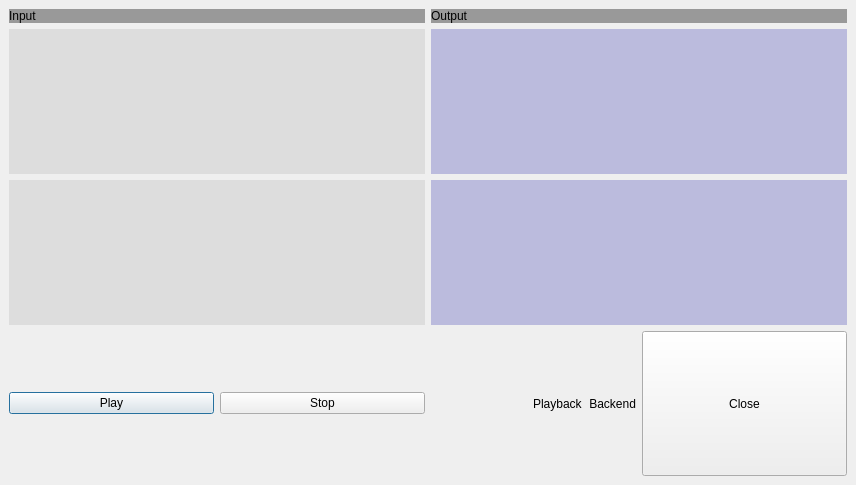
<ui version="4.0" >
 <class>Dialog</class>
 <widget class="QDialog" name="Dialog" >
  <property name="geometry" >
   <rect>
    <x>0</x>
    <y>0</y>
    <width>856</width>
    <height>485</height>
   </rect>
  </property>
  <property name="windowTitle" >
   <string>Pitch Discretization</string>
  </property>
  <property name="autoFillBackground" >
   <bool>true</bool>
  </property>
  <layout class="QVBoxLayout" >
   <property name="margin" >
    <number>9</number>
   </property>
   <property name="spacing" >
    <number>6</number>
   </property>
   <item>
    <layout class="QHBoxLayout" >
     <property name="margin" >
      <number>0</number>
     </property>
     <property name="spacing" >
      <number>6</number>
     </property>
     <item>
      <widget class="QLabel" name="label" >
       <property name="sizePolicy" >
        <sizepolicy>
         <hsizetype>5</hsizetype>
         <vsizetype>0</vsizetype>
         <horstretch>0</horstretch>
         <verstretch>0</verstretch>
        </sizepolicy>
       </property>
       <property name="autoFillBackground" >
        <bool>true</bool>
       </property>
       <property name="styleSheet" >
        <string>background-color:#999</string>
       </property>
       <property name="text" >
        <string>Input</string>
       </property>
      </widget>
     </item>
     <item>
      <widget class="QLabel" name="label_3" >
       <property name="sizePolicy" >
        <sizepolicy>
         <hsizetype>5</hsizetype>
         <vsizetype>0</vsizetype>
         <horstretch>0</horstretch>
         <verstretch>0</verstretch>
        </sizepolicy>
       </property>
       <property name="autoFillBackground" >
        <bool>true</bool>
       </property>
       <property name="styleSheet" >
        <string>background-color:#999
</string>
       </property>
       <property name="text" >
        <string>Output</string>
       </property>
      </widget>
     </item>
    </layout>
   </item>
   <item>
    <layout class="QHBoxLayout" >
     <property name="margin" >
      <number>0</number>
     </property>
     <property name="spacing" >
      <number>6</number>
     </property>
     <item>
      <widget class="Oscilloscope" name="OutPort__Input__AudioOut" >
       <property name="autoFillBackground" >
        <bool>true</bool>
       </property>
       <property name="styleSheet" >
        <string>background-color:#ddd</string>
       </property>
      </widget>
     </item>
     <item>
      <widget class="Oscilloscope" name="OutPort__SMSSynthesis_0__OutputAudio" >
       <property name="autoFillBackground" >
        <bool>true</bool>
       </property>
       <property name="styleSheet" >
        <string>background-color:#bbd</string>
       </property>
      </widget>
     </item>
    </layout>
   </item>
   <item>
    <layout class="QHBoxLayout" >
     <property name="margin" >
      <number>0</number>
     </property>
     <property name="spacing" >
      <number>6</number>
     </property>
     <item>
      <widget class="PeakView" name="OutPort__SMSAnalysisCore__Sinusoidal___Peaks" >
       <property name="autoFillBackground" >
        <bool>true</bool>
       </property>
       <property name="styleSheet" >
        <string>background-color:#ddd</string>
       </property>
      </widget>
     </item>
     <item>
      <widget class="PeakView" name="OutPort__SMSPitchDiscretization_0__Out___SpectralPeaks" >
       <property name="autoFillBackground" >
        <bool>true</bool>
       </property>
       <property name="styleSheet" >
        <string>background-color:#bbd</string>
       </property>
       <property name="pointColor" >
        <color>
         <red>255</red>
         <green>0</green>
         <blue>0</blue>
        </color>
       </property>
      </widget>
     </item>
    </layout>
   </item>
   <item>
    <layout class="QHBoxLayout" >
     <property name="margin" >
      <number>0</number>
     </property>
     <property name="spacing" >
      <number>6</number>
     </property>
     <item>
      <widget class="QPushButton" name="PlayButton" >
       <property name="sizePolicy" >
        <sizepolicy>
         <hsizetype>7</hsizetype>
         <vsizetype>0</vsizetype>
         <horstretch>0</horstretch>
         <verstretch>0</verstretch>
        </sizepolicy>
       </property>
       <property name="text" >
        <string>Play</string>
       </property>
      </widget>
     </item>
     <item>
      <widget class="QPushButton" name="StopButton" >
       <property name="sizePolicy" >
        <sizepolicy>
         <hsizetype>7</hsizetype>
         <vsizetype>0</vsizetype>
         <horstretch>0</horstretch>
         <verstretch>0</verstretch>
        </sizepolicy>
       </property>
       <property name="text" >
        <string>Stop</string>
       </property>
      </widget>
     </item>
     <item>
      <layout class="QHBoxLayout" >
       <property name="margin" >
        <number>0</number>
       </property>
       <property name="spacing" >
        <number>6</number>
       </property>
       <item>
        <spacer>
         <property name="orientation" >
          <enum>Qt::Horizontal</enum>
         </property>
         <property name="sizeHint" >
          <size>
           <width>40</width>
           <height>20</height>
          </size>
         </property>
        </spacer>
       </item>
       <item>
        <widget class="QLabel" name="PlaybackIndicator" >
         <property name="text" >
          <string>Playback</string>
         </property>
        </widget>
       </item>
       <item>
        <widget class="QLabel" name="BackendIndicator" >
         <property name="text" >
          <string>Backend</string>
         </property>
         <property name="alignment" >
          <set>Qt::AlignRight|Qt::AlignTrailing|Qt::AlignVCenter</set>
         </property>
        </widget>
       </item>
      </layout>
     </item>
     <item>
      <widget class="QPushButton" name="CloseButton" >
       <property name="sizePolicy" >
        <sizepolicy>
         <hsizetype>7</hsizetype>
         <vsizetype>5</vsizetype>
         <horstretch>0</horstretch>
         <verstretch>0</verstretch>
        </sizepolicy>
       </property>
       <property name="text" >
        <string>Close</string>
       </property>
      </widget>
     </item>
    </layout>
   </item>
  </layout>
 </widget>
 <customwidgets>
  <customwidget>
   <class>Oscilloscope</class>
   <extends>QWidget</extends>
   <header>Oscilloscope.hxx</header>
  </customwidget>
  <customwidget>
   <class>PeakView</class>
   <extends>QWidget</extends>
   <header>PeakView.hxx</header>
  </customwidget>
 </customwidgets>
 <resources/>
 <connections>
  <connection>
   <sender>CloseButton</sender>
   <signal>clicked()</signal>
   <receiver>Dialog</receiver>
   <slot>accept()</slot>
   <hints>
    <hint type="sourcelabel" >
     <x>593</x>
     <y>509</y>
    </hint>
    <hint type="destinationlabel" >
     <x>484</x>
     <y>516</y>
    </hint>
   </hints>
  </connection>
 </connections>
</ui>
